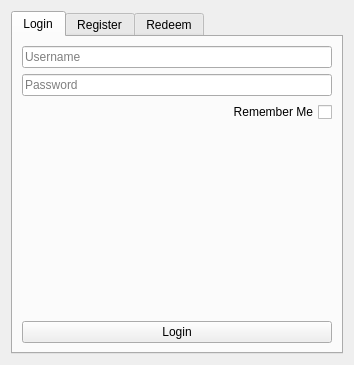
<?xml version="1.0" encoding="UTF-8"?>
<ui version="4.0">
 <class>AuthForm</class>
 <widget class="QWidget" name="AuthForm">
  <property name="geometry">
   <rect>
    <x>0</x>
    <y>0</y>
    <width>354</width>
    <height>365</height>
   </rect>
  </property>
  <property name="minimumSize">
   <size>
    <width>354</width>
    <height>246</height>
   </size>
  </property>
  <property name="maximumSize">
   <size>
    <width>354</width>
    <height>365</height>
   </size>
  </property>
  <property name="windowTitle">
   <string>Please Authorize</string>
  </property>
  <layout class="QVBoxLayout" name="verticalLayout">
   <item>
    <widget class="QTabWidget" name="tabWidget">
     <property name="currentIndex">
      <number>0</number>
     </property>
     <property name="movable">
      <bool>false</bool>
     </property>
     <widget class="QWidget" name="tabLogin">
      <attribute name="title">
       <string>Login</string>
      </attribute>
      <layout class="QVBoxLayout" name="verticalLayout_2">
       <item>
        <widget class="QLineEdit" name="loginUsername">
         <property name="placeholderText">
          <string>Username</string>
         </property>
        </widget>
       </item>
       <item>
        <widget class="QLineEdit" name="loginPassword">
         <property name="echoMode">
          <enum>QLineEdit::PasswordEchoOnEdit</enum>
         </property>
         <property name="placeholderText">
          <string>Password</string>
         </property>
        </widget>
       </item>
       <item>
        <widget class="QCheckBox" name="loginRememberMe">
         <property name="layoutDirection">
          <enum>Qt::RightToLeft</enum>
         </property>
         <property name="text">
          <string>Remember Me</string>
         </property>
        </widget>
       </item>
       <item>
        <spacer name="verticalSpacer">
         <property name="orientation">
          <enum>Qt::Vertical</enum>
         </property>
         <property name="sizeHint" stdset="0">
          <size>
           <width>20</width>
           <height>40</height>
          </size>
         </property>
        </spacer>
       </item>
       <item>
        <widget class="QPushButton" name="loginBtn">
         <property name="text">
          <string>Login</string>
         </property>
        </widget>
       </item>
      </layout>
     </widget>
     <widget class="QWidget" name="tabRegister">
      <attribute name="title">
       <string>Register</string>
      </attribute>
      <layout class="QVBoxLayout" name="verticalLayout_3">
       <item>
        <widget class="QLineEdit" name="registerUsername">
         <property name="placeholderText">
          <string>Username</string>
         </property>
        </widget>
       </item>
       <item>
        <widget class="QLineEdit" name="registerEmail">
         <property name="placeholderText">
          <string>E-Mail</string>
         </property>
        </widget>
       </item>
       <item>
        <widget class="QLineEdit" name="registerPassword">
         <property name="echoMode">
          <enum>QLineEdit::PasswordEchoOnEdit</enum>
         </property>
         <property name="placeholderText">
          <string>Password</string>
         </property>
        </widget>
       </item>
       <item>
        <widget class="QLineEdit" name="registerToken">
         <property name="placeholderText">
          <string>Token</string>
         </property>
        </widget>
       </item>
       <item>
        <spacer name="verticalSpacer_2">
         <property name="orientation">
          <enum>Qt::Vertical</enum>
         </property>
         <property name="sizeHint" stdset="0">
          <size>
           <width>20</width>
           <height>40</height>
          </size>
         </property>
        </spacer>
       </item>
       <item>
        <widget class="QPushButton" name="registerBtn">
         <property name="text">
          <string>Register</string>
         </property>
        </widget>
       </item>
      </layout>
     </widget>
     <widget class="QWidget" name="tabRedeem">
      <attribute name="title">
       <string>Redeem</string>
      </attribute>
      <layout class="QVBoxLayout" name="verticalLayout_6">
       <item>
        <widget class="QLineEdit" name="redeemUsername">
         <property name="placeholderText">
          <string>Username</string>
         </property>
        </widget>
       </item>
       <item>
        <widget class="QLineEdit" name="redeemPassword">
         <property name="echoMode">
          <enum>QLineEdit::PasswordEchoOnEdit</enum>
         </property>
         <property name="placeholderText">
          <string>Password</string>
         </property>
        </widget>
       </item>
       <item>
        <widget class="QLineEdit" name="redeemToken">
         <property name="placeholderText">
          <string>Token</string>
         </property>
        </widget>
       </item>
       <item>
        <spacer name="verticalSpacer_3">
         <property name="orientation">
          <enum>Qt::Vertical</enum>
         </property>
         <property name="sizeHint" stdset="0">
          <size>
           <width>20</width>
           <height>40</height>
          </size>
         </property>
        </spacer>
       </item>
       <item>
        <widget class="QPushButton" name="redeemBtn">
         <property name="text">
          <string>Redeem and Login</string>
         </property>
        </widget>
       </item>
      </layout>
     </widget>
    </widget>
   </item>
  </layout>
 </widget>
 <resources/>
 <connections/>
</ui>
